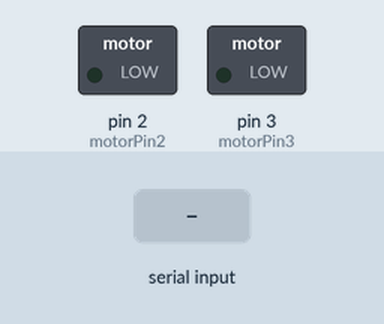
The sketch below on a simulated Arduino Uno, built with avr-gcc and run on an emulated ATmega328P. Parts: switched loads named in the sketch (green lamp = pin HIGH). The test bench sets the inputs (shaded band). What the sketch prints to the serial monitor is not drawn.

Above: at 1.2 s.
1.3 s: "200\n" received over Serial
At 2.0 s:
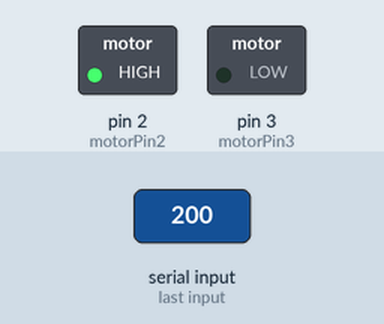
At 4.1 s:
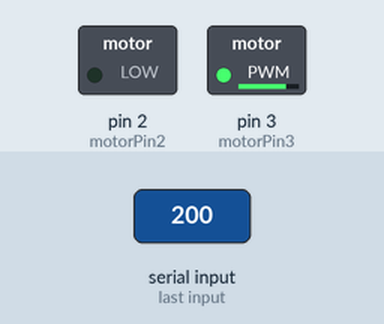
4.3 s: "90,45\n" received over Serial
At 7.0 s:
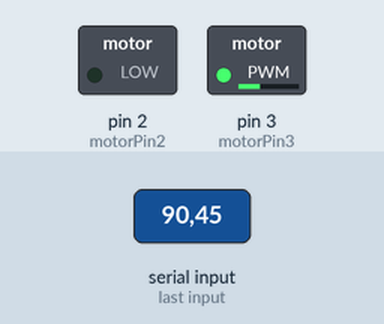
10.3 s: "90\n" received over Serial
Timing chart, 0 to 14.8 s (numbered marks = the images above; inputs shaded):
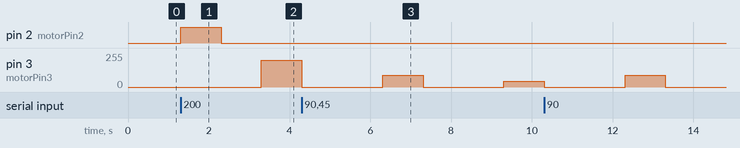

Measured:
- after the input at 1.3 s, pin 2 (motorPin2): LOW → HIGH at once, → LOW 1.0 s later; pin 3 (motorPin3): 0/255 → 200/255 after 2.0 s

The sketch:

sketch_basic_LRA_test.ino
```cpp
// Basic sketch to test the LRA motors via the PWM pin
// Pins to be set up on bread board using the following schematic:
// https://learn.adafruit.com/adafruit-arduino-lesson-13-dc-motors/breadboard-layout

int motorPin2 = 2; //Initialize PWM pin2 for a motor
int motorPin3 = 3; //Initialize PWM pin3 for a motor

void setup()
{
  pinMode(motorPin2, OUTPUT); //Set PWM pin2 as an output
  pinMode(motorPin3, OUTPUT); //Set PWM pin3 as an output
  Serial.begin(9600);
  while (! Serial);
  Serial.println("Speed 0 to 255"); //User to enter speed of LRA in serial monitor
}


void loop()
{

  if (Serial.available())
  {
    int speed = Serial.parseInt();
     if (speed >= 0 && speed <= 255)
    {
      // At user specified speed between 0 to 255
      // Motor one runs for 1 second and then stops for one second
      // Then, motor 2 runs for one second and then stops for one second after
      analogWrite(motorPin2, speed);
      delay(1000);
      analogWrite(motorPin2, 0);
      delay(1000);
      analogWrite(motorPin3, speed);
      delay(1000);
      analogWrite(motorPin3, 0);
    }
  }
}
```
